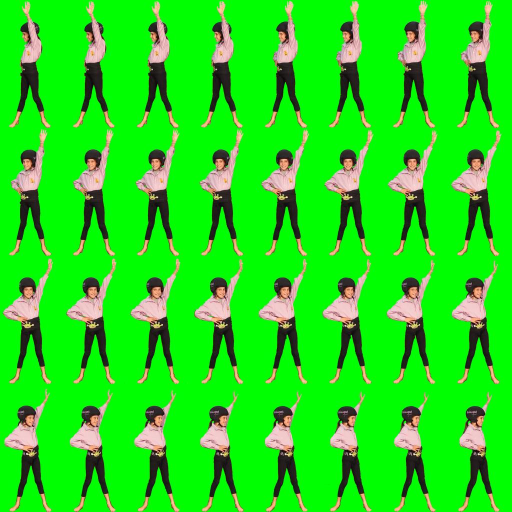
#> input picture thehighesthumantower_nodeApp/public/img/aixeneta1024.jpg, 1024 x 1024 px (shown at 1/2 size)
$ python generateSpriteSheets.py aixeneta1024.jpg 5 5   (Python 2 division)
#> lines starting #> are read from the running program, lines starting #| are printed output that depends on the picture
#!/usr/bin/env python


#python script to update the people's spritesheets and generate animation spritesheets
#http://stackoverflow.com/questions/20972788/how-to-invoke-external-scripts-programs-from-node-js

import Image
import sys
import os

def main():

	if len(sys.argv)<3:
		print "generate <spritesheet image> <humanIndex> [<jpeg quality>]"
		exit()

	animationPath	= sys.argv[1]
	#filename without extension http://stackoverflow.com/a/4444952/2205297
	animationFile   = os.path.splitext(os.path.basename(animationPath))[0]
	humanIndex	= int(sys.argv[2])
	#http://stackoverflow.com/a/394814/2205297
	jpegquality	= 50 if len(sys.argv)<4 else  int(sys.argv[3])

	animation2048 = Image.open(animationPath)
#> animation2048 is the input picture: PIL image 1024x1024 RGB; mean R, G, B 32.5, 219.8, 24.5

	#resize to 1024 & 512
	multiresize(animation2048,animationFile+".jpg","./animations",[2048,1024,512],jpegquality);
#> the loop in multiresize, `for resolution in resolutions:` made 3 passes
#> pass 1, in multiresize, `resized = image.resize((resolution,resolution))`:
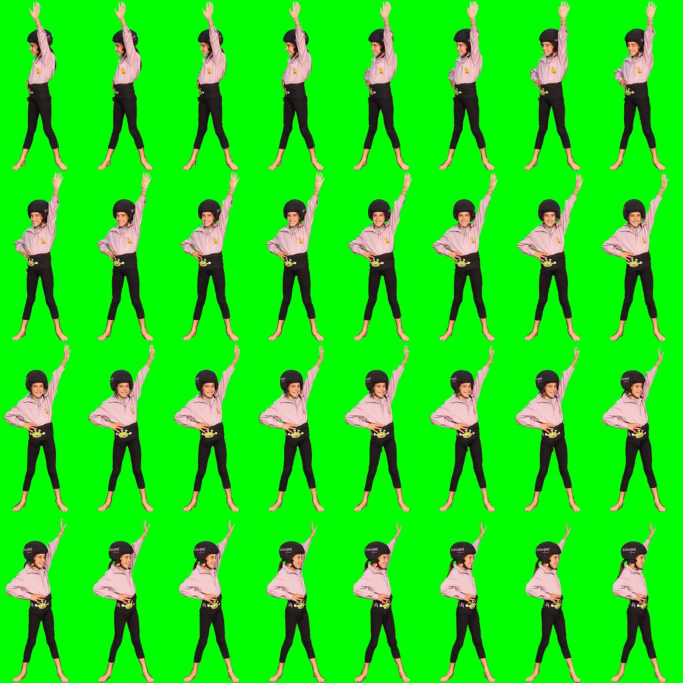
#> resized: PIL image 2048x2048 RGB (shown at 1/3 size); mean R, G, B 32.6, 219.8, 24.5
#> pass 3, in multiresize, `resized = image.resize((resolution,resolution))`:
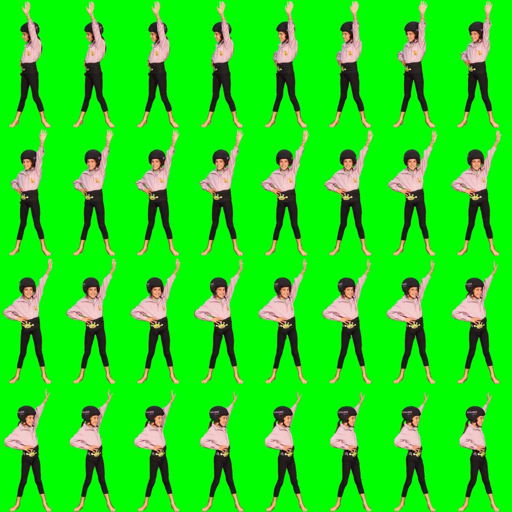
#> resized: PIL image 512x512 RGB; mean R, G, B 32.6, 219.8, 24.5

	#crop first frame
	frame = animation2048.crop((0,0,204,408))
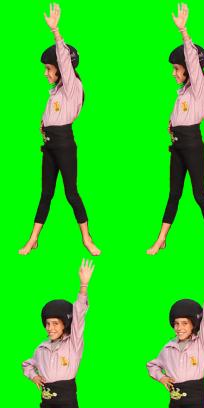
#> frame: PIL image 204x408 RGB; mean R, G, B 36.8, 216.2, 27.9
	#save this filename
	frame.save("./single/"+animationFile+".jpg",quality=jpegquality)

	#add to static spritesheet
	peopleFilename = "people%s.jpg" % (humanIndex/128);

	try:
		people = Image.open("./people/2048/"+peopleFilename)
	except  Exception:
		people = Image.new("RGB",(2048,2048));
#> people: PIL image 2048x2048 RGB; every value is 0

	posx = (humanIndex%128)%16*128
	posy = (humanIndex%128)/16*256
	box = (posx,posy,posx+128,posy+256)

	frame = frame.resize((128,256))
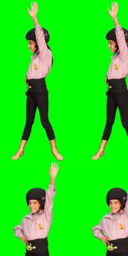
#> frame: PIL image 128x256 RGB; mean R, G, B 36.8, 216.2, 27.9

	people.paste(frame,box)
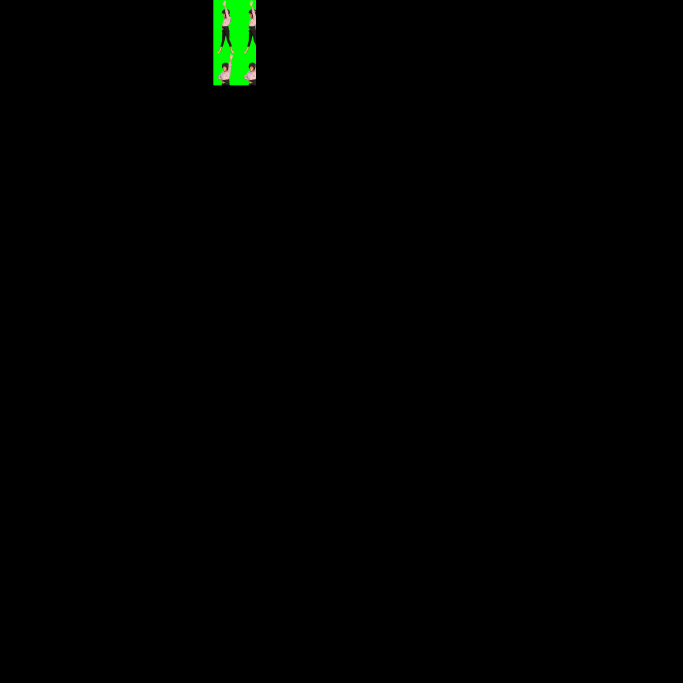
#> people: PIL image 2048x2048 RGB (shown at 1/3 size); mean R, G, B 0.3, 1.7, 0.2

	#resize to 1024 & 512
	multiresize(people,peopleFilename,"./people/",[2048,1024,512],jpegquality);
#> the loop in multiresize (call 2), `for resolution in resolutions:` made 3 passes
#> pass 3, in multiresize (call 2), `resized = image.resize((resolution,resolution))`:
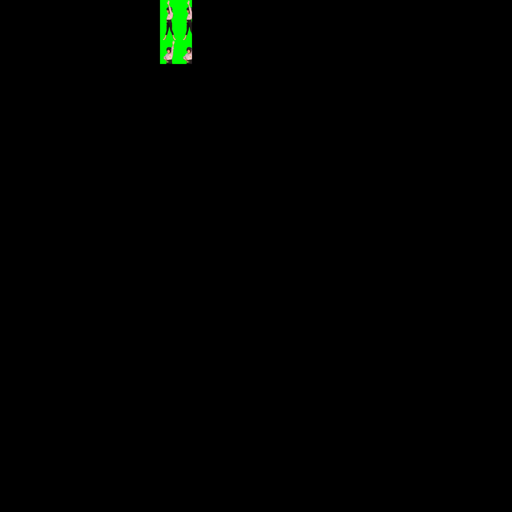
#> resized: PIL image 512x512 RGB; mean R, G, B 0.3, 1.7, 0.2

#resizes to different sizes the filename
def multiresize(image,filename,path,resolutions,quality):
	path = os.path.abspath(path)
	for resolution in resolutions:
		sizepath = "%s/%s/%s" % (path,resolution,filename)
		resized = image.resize((resolution,resolution))
		resized.save(sizepath,quality=quality)

if __name__ == '__main__':
    main()
    print "ok"

$ run again, on thehighesthumantower_nodeApp/public/img/spritesheet.jpg
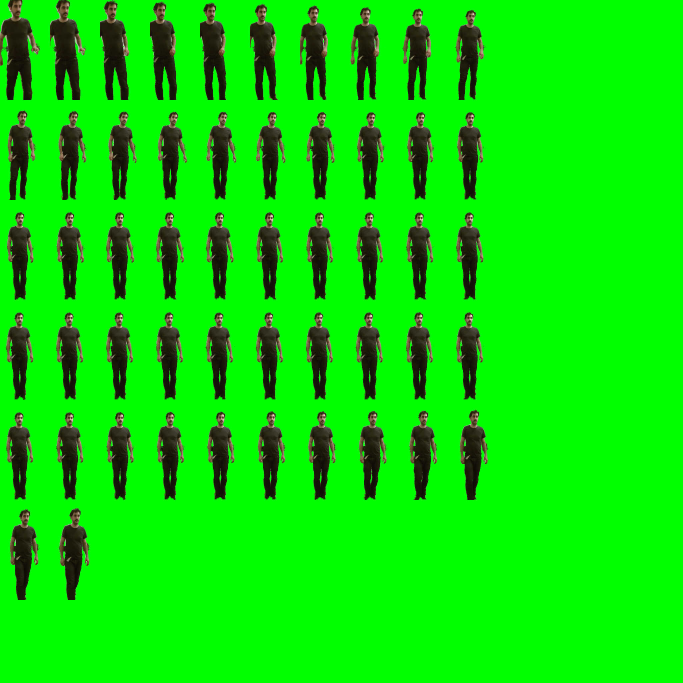
#> input picture thehighesthumantower_nodeApp/public/img/spritesheet.jpg, 2048 x 2048 px (shown at 1/3 size)
#> in main, animation2048 is the input picture: PIL image 2048x2048 RGB; mean R, G, B 9.3, 221.6, 5.1
#> in main, `frame = frame.resize((128,256))`:
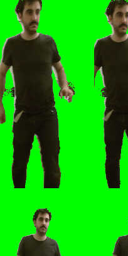
#> frame: PIL image 128x256 RGB; mean R, G, B 22.2, 167.1, 12.3
#> the loop in multiresize (call 2), `for resolution in resolutions:` made 3 passes
#> pass 3, in multiresize (call 2), `resized = image.resize((resolution,resolution))`:
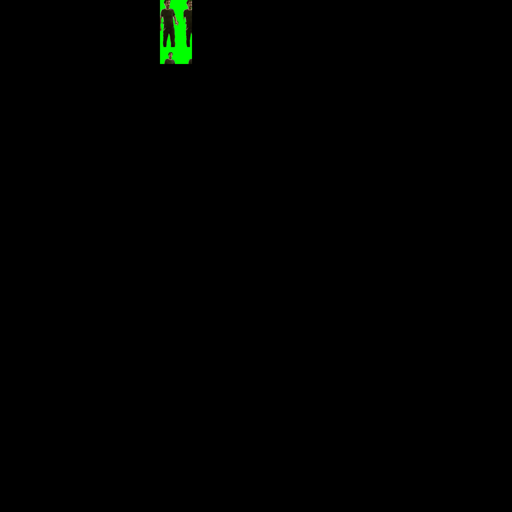
#> resized: PIL image 512x512 RGB; mean R, G, B 0.2, 1.3, 0.1

$ run again, on thehighesthumantower_nodeApp/public/img/spritesheet1024.jpg
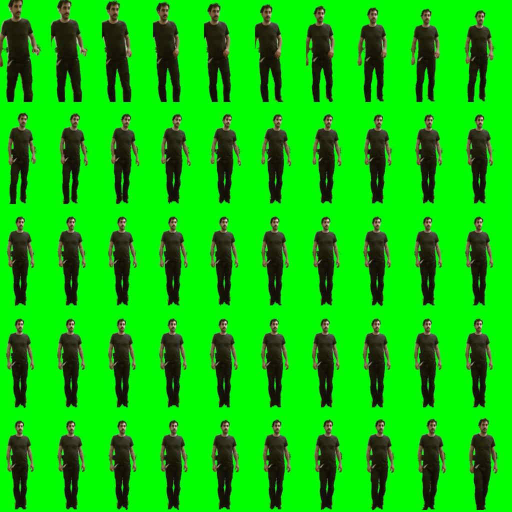
#> input picture thehighesthumantower_nodeApp/public/img/spritesheet1024.jpg, 1024 x 1024 px (shown at 1/2 size)
#> in main, animation2048 is the input picture: PIL image 1024x1024 RGB; mean R, G, B 16.2, 194.8, 10.2
#> in main, `frame = frame.resize((128,256))`:
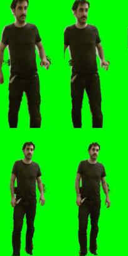
#> frame: PIL image 128x256 RGB; mean R, G, B 19.4, 178.6, 11.8
#> the loop in multiresize (call 2), `for resolution in resolutions:` made 3 passes
#> pass 3, in multiresize (call 2), `resized = image.resize((resolution,resolution))`:
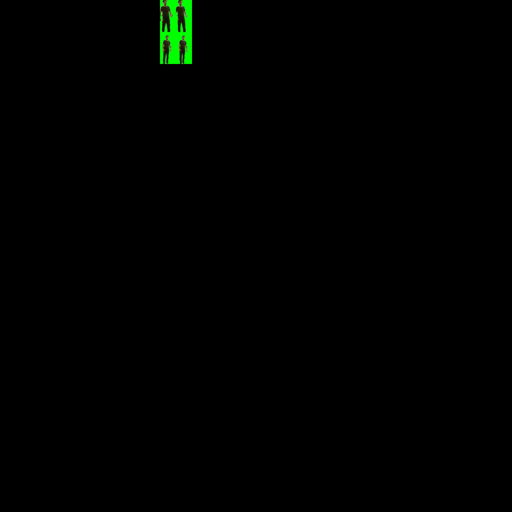
#> resized: PIL image 512x512 RGB; mean R, G, B 0.2, 1.4, 0.1
